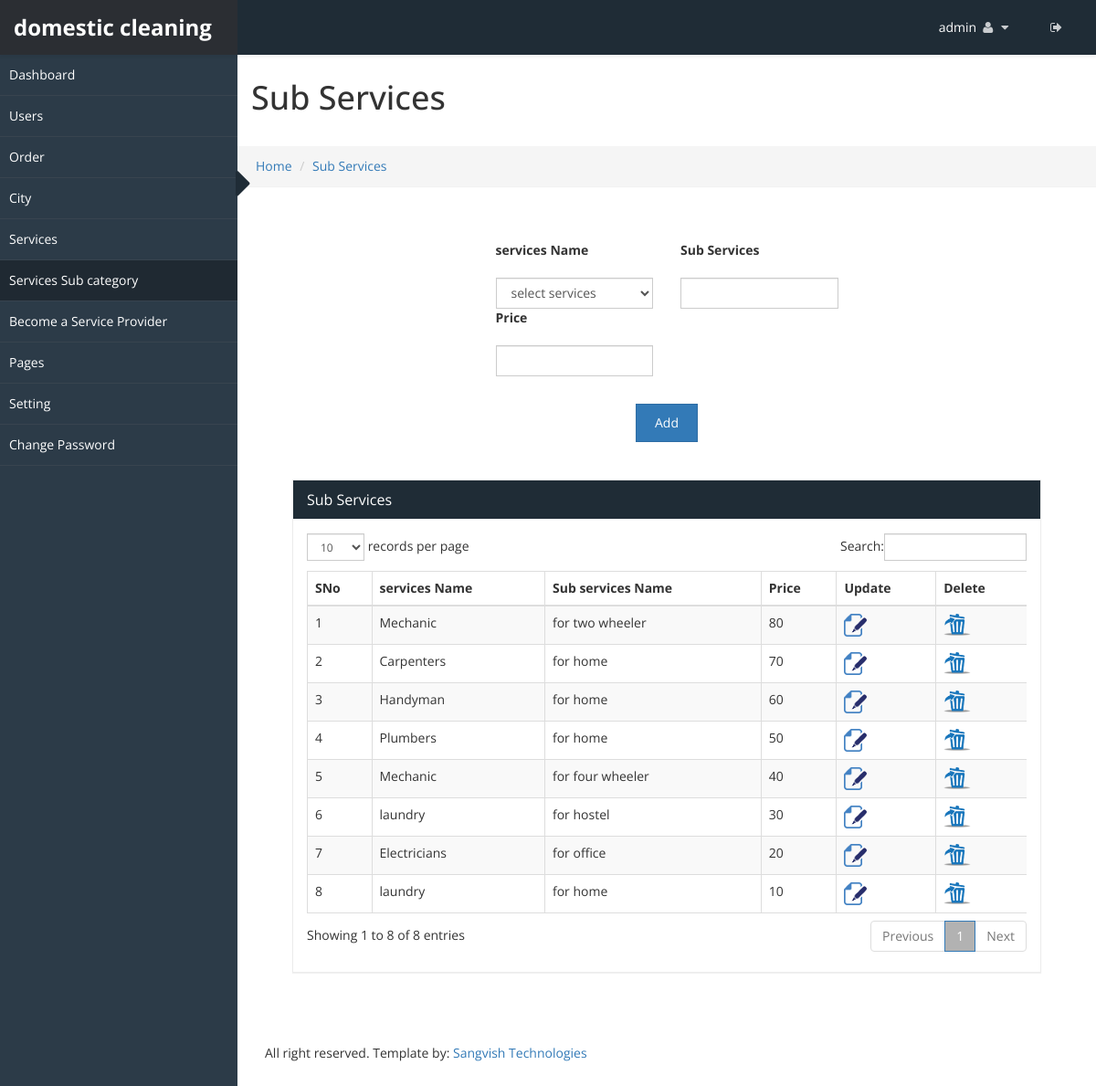
Page /admincp/services_sub.php (signed in) on the committed database.
### tables this page shows
CREATE TABLE `sv_admin_login` (
  `admin_id` int(20) NOT NULL,
  `user_name` varchar(255) NOT NULL,
  `password` varchar(255) NOT NULL,
  `email_id` varchar(255) NOT NULL,
  `site_name` varchar(255) NOT NULL,
  `logo` varchar(255) NOT NULL,
  `favicon` varchar(255) NOT NULL,
  `site_desc` varchar(255) NOT NULL,
  `keyword` varchar(255) NOT NULL,
  `site_url` varchar(255) NOT NULL,
  `paypal_id` varchar(200) NOT NULL,
  `currency_mode` varchar(200) NOT NULL,
  `paypal_site_mode` varchar(200) NOT NULL
);

CREATE TABLE `sv_services_sub` (
  `sid` int(20) NOT NULL,
  `services_name` varchar(255) NOT NULL,
  `services_sub_name` varchar(255) NOT NULL,
  `price` int(100) NOT NULL
);

CREATE TABLE `sv_services` (
  `services_id` int(25) NOT NULL,
  `services_name` varchar(255) NOT NULL,
  `service_img` varchar(255) NOT NULL
);

### admincp/services_sub.php (the view, shortened to what this page needs)
<!DOCTYPE html>
<html xmlns="http://www.w3.org/1999/xhtml">
<?php include("../connection.php"); ?>
<?php
if(isset($_REQUEST['sub_id']))
	{
		$sub_id=$_REQUEST['sub_id'];
		$res=mysqli_query($con, "select * from sv_services_sub where sid='$sub_id'");
		$row=mysqli_num_rows($res);
		if($row==0)
	 	{
		  $services_id="";
		  $services_name="";
		  $sub_sname="";
		   $price="";
		}
		else
		{
			$fet=mysqli_fetch_array($res);
			$sname=mysqli_real_escape_string($con, $fet['services_name']);
			$services_id=mysqli_real_escape_string($con, $fet['sid']);
			$query=mysqli_fetch_array(mysqli_query($con, "select * from sv_services where services_id='$sname'"));
			$services_name=mysqli_real_escape_string($con, $query['services_name']);
			$sub_sname=mysqli_real_escape_string($con, $fet['services_sub_name']);
			$price=mysqli_real_escape_string($con, $fet['price']);
		}
	}
	else
	{
		$sub_sname="";
		 $price="";
	}
?>
<body>
    <div id="wrapper">
        <?php include("top_menu.php") ?>
        <?php include("side_menu.php") ?>
        <div id="page-wrapper" >
		  <div class="header">
                        <h1 class="page-header">
                            Sub Services
                        </h1>
						<ol class="breadcrumb">
					  <li><a href="#">Home</a></li>
					  <li><a href="#">Sub Services</a></li>
					</ol>
		</div>
            <div id="page-inner">
			    <div class="panel-body">
					<div class="col-lg-3 col-md-3 col-sm-3"></div>
				<div class="col-lg-6 col-md-6 col-sm-6 table-bg">
                <div class="col-lg-6 col-md-6 col-sm-6">
					<div class="form-group">
					<label>services Name</label>
				</div>
				<select id="sname" class="form-control" required>
					<option value="">select services</option>
				</select>
				</div>
				<div class="col-lg-6 col-md-6 col-sm-6">
					<div class="form-group">
					<label>Sub Services</label>
				</div>
					<input type="text" id="sub_sname" required="required" class="form-control" name="sub_sname" value="<?php echo $sub_sname; ?>">
			</div>
			<div class="col-lg-6 col-md-6 col-sm-6">
					<div class="form-group">
					<label>Price</label>
				</div>
					<input type="text" id="price" required="required" class="form-control" name="price" value="<?php echo $price; ?>">
				</div>
				</div>
				<div class="col-lg-12 col-md-12 col-sm-12 text-center" >
					<?php if(isset($_REQUEST['sub_id'])) { ?>
					<button type="button" class="btn btn-primary" onclick="javascript:services_sub_funct('update')">Update</button>
					<?php } else { ?>
					<button type="button"  class="btn btn-primary" onclick="javascript:services_sub_funct('add')">Add</button>
					<?php } ?>
				</div>
					<div class="col-lg-3 col-md-3 col-sm-3"></div>
					</div>
            <div id="page-inner">
            <div class="row">
                <div class="col-md-12">
                    <div class="panel panel-default">
                        <div class="panel-heading">
                             Sub Services
                        </div>
                        <div class="panel-body">
                            <div class="table-responsive">
                                <table class="table table-striped table-bordered table-hover" id="dataTables-example">
                                    <thead>
                                        <tr>
                                            <th>SNo</th>
											<th>services Name</th>
											<th>Sub services Name</th>
											<th>Price</th>
											<th>Update</th>
											<th>Delete</th>
                                        </tr>
                                    </thead>
									<tbody>
									<?php
										$sno=0;
										$res=mysqli_query($con, "select * from sv_services_sub order by sid DESC");
										while($row=mysqli_fetch_array($res))
										{
											$sno++;
											$services_id=mysqli_real_escape_string($con, $row['sid']);
											$sname=mysqli_real_escape_string($con, $row['services_name']);
											$query=mysqli_fetch_array(mysqli_query($con, "select * from sv_services where services_id='$sname'"));
											$services_name=mysqli_real_escape_string($con, $query['services_name']);
											$sub_sname=mysqli_real_escape_string($con, $row['services_sub_name']);
									?>
										<tr>
											<td><?php echo $sno; ?></td>
											<td><?php echo $services_name; ?></td>
											<td><?php echo $sub_sname; ?></td>
											<td><?php echo $row['price']; ?></td>
											<td><a href="services_sub.php?sub_id=<?php echo $services_id;?>"><img src="images/file_edit.png"  alt="update" title="update" ></a></td>
											<td><a href="javascript:services_sub_del('<?php echo $services_id;?>');"><img src="images/delete.png" alt="" title="delete"></a></td>
										</tr>
										<?php } ?>
									</tbody>
                                </table>
                            </div>
                        </div>
                    </div>
                </div>
            </div>
                   </div>
				   				<?php include("footer.php") ?>
    </div>
</body>
</html>

### admincp/top_menu.php (shortened to what this page needs)
<?php
 $res=mysqli_fetch_array(mysqli_query($con, "select * from sv_admin_login"));
	$site_name=mysqli_real_escape_string($con, $res['site_name']);
	$site_url=mysqli_real_escape_string($con, $res['site_url']);
?>
<head>
    <link href="css/bootstrap.css" rel="stylesheet" />
    <link href="css/font-awesome.css" rel="stylesheet" />
    <link href="css/custom-styles.css" rel="stylesheet" />
    <link href="js/dataTables/dataTables.bootstrap.css" rel="stylesheet" />
	    <link href="css/style.css" rel="stylesheet" />
    <link rel="stylesheet" href="js/Lightweight-Chart/cssCharts.css">
	    <link href="css/style.css" rel="stylesheet" />
		<link href="http://www.jqueryscript.net/css/jquerysctipttop.css" rel="stylesheet" type="text/css">
<link rel="stylesheet" type="text/css" href="css/livegraph.css" />
</head>
<?php include("../connection.php");
if(!isset($_SESSION['user_nam']))
	header("Location:index.php");
else
{
	$user_name=mysqli_real_escape_string($con, $_SESSION['user_nam']);
	$res=mysqli_fetch_array(mysqli_query($con, "select * from sv_admin_login where user_name='$user_name'"));
	$uname=mysqli_real_escape_string($con, $res['user_name']);
}
?>
<nav class="navbar navbar-default top-navbar" role="navigation">
            <div class="navbar-header">
                <a class="navbar-brand" href="<?php echo $site_url;?>"><strong><?php echo $site_name; ?></strong></a>
            </div>
            <ul class="nav navbar-top-links navbar-right">
                 <li class="dropdown">
                    <a class="dropdown-toggle" data-toggle="dropdown" href="#" aria-expanded="false">
					<span><?php echo $uname;?></span>
                        <i class="fa fa-user fa-fw"></i> <i class="fa fa-caret-down"></i>
                    </a>
                </li>
				 <li class="dropdown">
                    <a href="logout.php">
                        <i class="fa fa-sign-out" aria-hidden="true"></i>
                    </a>
                </li>
            </ul>
        </nav>

### admincp/css/custom-styles.css (style rules this page uses)
body { font-family: 'Open Sans', sans-serif; background: #fff; }
#wrapper { width: 100%; }
#page-wrapper { padding: 15px 15px; min-height: 600px; background: #fff; }
#page-inner { width:100%; margin:10px 20px 10px 0px; padding: 15px 30px; min-height:600px; }
.text-center { text-align:center; }
h1, .h1, h2, .h2, h3, .h3 { margin-top: 7px; }
body { overflow-x:hidden; }
.panel { border-radius:0px; }
.top-navbar { position: fixed; width: 100%; z-index: 300; -webkit-box-shadow: 0 3px 3px rgba(0, 0, 0, 0.05); -moz-box-shadow: 0 3px 3px rgba(0, 0, 0, 0.05); box-shadow: 0 3px 3px rgba(0, 0, 0, 0.05); }
#page-wrapper { position: relative; top: 55px; box-shadow: 0 0 10px #757575; -moz-box-shadow: 0 0 10px #757575; -webkit-box-shadow: 0 0 10px #757575; }
.breadcrumb { padding: 12px 10px 12px 20px; margin-bottom: 20px; list-style: none; border-radius: 0; -webkit-box-shadow: 0 1px 1px rgba(0,0,0,.05); box-shadow: 0 1px 1px rgba(0,0,0,.05); }
.page-header { padding-bottom: 9px; margin: 0; border-bottom: 1px solid transparent; text-align: left;background-color: #fff;padding: 32px 22px 32px 15px; }
.panel-default { border-color: #ECECEC; }
.panel-default > .panel-heading { color: #FFF; border-color: #FFF; background: #1F2C36 none repeat scroll 0 0; font-size: 16px; }
.top-navbar { margin:0px; padding:0px 30px 0 0; }
.top-navbar .navbar-brand { color: #fff; width: 260px; text-align: left; height: 60px; font-size: 24px; font-weight: 700; line-height: 30px; background: #1F2C36; }
.top-navbar .nav > li { position: relative; display: inline-block; margin: 0px; padding: 0px; }
.top-navbar .nav > li > a { position: relative; display: block; padding: 20px; color: #FFFFFF; margin: 0px; }
.top-navbar { background: #1F2C36; border-bottom:none; }
.top-navbar .nav > li > a > i { margin-right: 2px; }
.navbar-default { border:0px solid black; }
.navbar-header { background: transparent; }
.nav > li > a > i { margin-right:10px; color: rgba(255, 255, 255, 0.76); }
@media (min-width:768px) { #page-wrapper { margin: 0 0 0 260px; padding: 0; min-height: 1200px; } }
@media (min-width:768px) { .navbar { border-radius: 0px; } }

### admincp/css/style.css (style rules this page uses)
.table-bg { padding: 10px; background-color: #fff; margin-bottom:20px; }

### admincp/css/livegraph.css (style rules this page uses)
table { border-collapse: collapse; }
table, th, td { border: 1px solid black; padding: 4px; }

### rows in the picture
sv_admin_login: site_name "domestic cleaning", user_name "admin"
sv_services_sub: sv_services.services_name "Mechanic", services_sub_name "for two wheeler", price "80"
sv_services_sub: sv_services.services_name "Carpenters", services_sub_name "for home", price "70"
sv_services_sub: sv_services.services_name "Handyman", services_sub_name "for home", price "60"
sv_services_sub: sv_services.services_name "Plumbers", services_sub_name "for home", price "50"
sv_services_sub: sv_services.services_name "Mechanic", services_sub_name "for four wheeler", price "40"
sv_services_sub: sv_services.services_name "laundry", services_sub_name "for hostel", price "30"
sv_services_sub: sv_services.services_name "Electricians", services_sub_name "for office", price "20"
sv_services_sub: sv_services.services_name "laundry", services_sub_name "for home", price "10"
